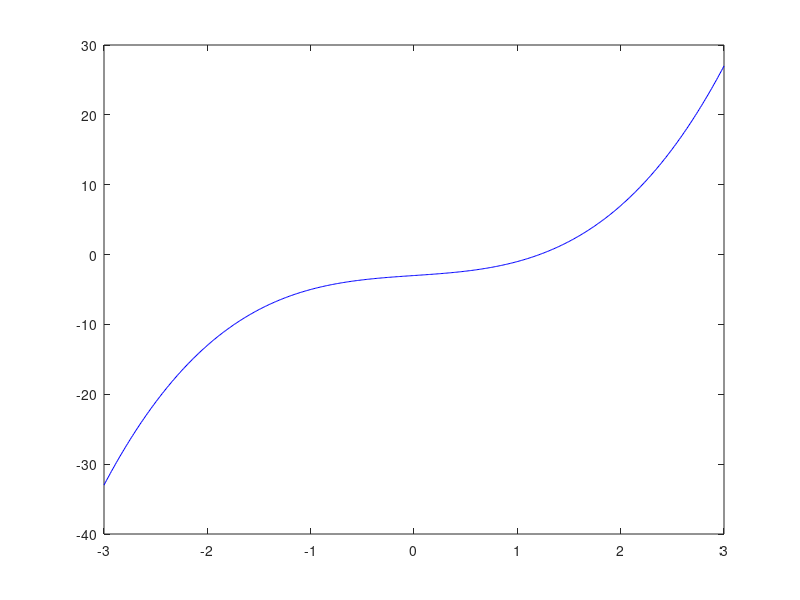

The MATLAB source for this figure: (Note: this script raises an error after producing the figure.)
fprintf('--- 17.1: Newton''s Method ---\n');
f = @(x) x.^3 + x - 3;
fp = @(x) 3*x^2 + 1;
startPoints = [0, 1, 2, -1];   % different starting points

for x0 = startPoints
    x = x0;
    for i = 1:50
        xNew = x - f(x)/fp(x);
        if abs(xNew - x) < 1e-8
            x = xNew; break;
        end
        x = xNew;
    end
    fprintf('x0 = %.1f -> root = %.6f\n', x0, x);
end

xv = linspace(-3, 3, 500);
figure; plot(xv, f(xv), 'b'); hold on;
yline(0, 'k--');
plot(x, f(x), 'ro', 'MarkerFaceColor', 'r');
xlabel('x'); ylabel('f(x)'); title('Newton''s Method Root'); grid on;
